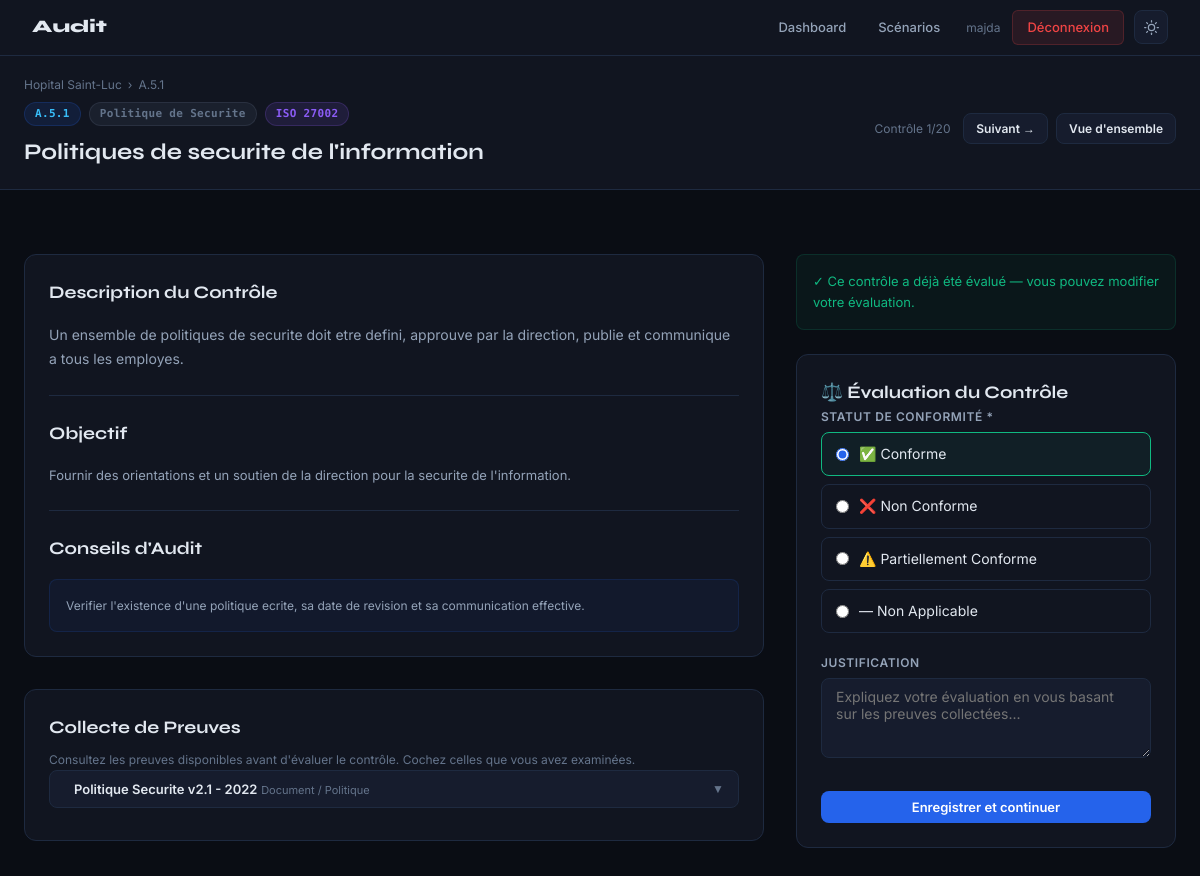
The app's page /audit/4/control/163/ (signed in) with its own data.
### audit_app/models.py (models this page shows, shortened)
class AuditSession(models.Model):
    STATUS_CHOICES = [
        ('en_cours', 'En cours'),
        ('termine', 'Termine'),
    ]
    user = models.ForeignKey(User, on_delete=models.CASCADE, related_name='audit_sessions')
    scenario = models.ForeignKey(Scenario, on_delete=models.CASCADE)
    status = models.CharField(max_length=20, choices=STATUS_CHOICES, default='en_cours')
    score = models.IntegerField(default=0)
    max_score = models.IntegerField(default=0)
    started_at = models.DateTimeField(auto_now_add=True)
    completed_at = models.DateTimeField(null=True, blank=True)
    class Meta:
        verbose_name = "Session d'Audit"
        verbose_name_plural = "Sessions d'Audit"
        ordering = ['-started_at']

class Scenario(models.Model):
    SECTOR_CHOICES = [
        ('hopital', 'Hopital / Sante'),
        ('ecommerce', 'E-Commerce'),
        ('entreprise', 'Entreprise de Services'),
        ('banque', 'Banque / Finance'),
        ('industrie', 'Industrie / Manufacturing'),
    ]
    DIFFICULTY_CHOICES = [
        ('debutant', 'Debutant'),
        ('intermediaire', 'Intermediaire'),
        ('avance', 'Avance'),
    ]
    title = models.CharField(max_length=200)
    sector = models.CharField(max_length=50, choices=SECTOR_CHOICES)
    difficulty = models.CharField(max_length=20, choices=DIFFICULTY_CHOICES, default='intermediaire')
    description = models.TextField()
    company_name = models.CharField(max_length=100)
    company_size = models.CharField(max_length=50)
    company_context = models.TextField()
    audit_objective = models.TextField()
    sector_icon = models.CharField(max_length=10, default='E')  # text abbreviation, no emoji
    is_active = models.BooleanField(default=True)
    created_at = models.DateTimeField(auto_now_add=True)
    class Meta:
        verbose_name = "Scenario"
        verbose_name_plural = "Scenarios"

class ISOControl(models.Model):
    NORM_CHOICES = [
        ('27001', 'ISO 27001'),
        ('27002', 'ISO 27002'),
        ('27005', 'ISO 27005'),
    ]
    CATEGORY_CHOICES = [
        ('politique', 'Politique de Securite'),
        ('organisation', 'Organisation de la Securite'),
        ('rh', 'Securite des RH'),
        ('actifs', 'Gestion des Actifs'),
        ('acces', "Controle d'Acces"),
        ('cryptographie', 'Cryptographie'),
        ('physique', 'Securite Physique'),
        ('operations', 'Securite Operationnelle'),
        ('communications', 'Securite des Communications'),
        ('incidents', 'Gestion des Incidents'),
        ('continuite', "Continuite d'Activite"),
        ('conformite', 'Conformite'),
    ]
    code = models.CharField(max_length=20, unique=True)
    norm = models.CharField(max_length=10, choices=NORM_CHOICES, default='27002')
    category = models.CharField(max_length=30, choices=CATEGORY_CHOICES)
    title = models.CharField(max_length=200)
    description = models.TextField()
    objective = models.TextField()
    guidance = models.TextField(blank=True)
    class Meta:
        verbose_name = "Controle ISO"
        verbose_name_plural = "Controles ISO"
        ordering = ['code']

class Evidence(models.Model):
    EVIDENCE_TYPE_CHOICES = [
        ('document', 'Document / Politique'),
        ('config', 'Configuration Systeme'),
        ('log', 'Extrait de Log'),
        ('interview', 'Compte-rendu Entretien'),
        ('observation', 'Observation Terrain'),
    ]
    CONFORMITY_HINT = [
        ('conforme', 'Conforme'),
        ('non_conforme', 'Non Conforme'),
        ('partiel', 'Partiellement Conforme'),
    ]
    scenario_control = models.ForeignKey(ScenarioControl, on_delete=models.CASCADE, related_name='evidences')
    title = models.CharField(max_length=200)
    evidence_type = models.CharField(max_length=20, choices=EVIDENCE_TYPE_CHOICES)
    content = models.TextField()
    hint = models.CharField(max_length=20, choices=CONFORMITY_HINT)
    class Meta:
        verbose_name = "Preuve"
        verbose_name_plural = "Preuves"

class ControlEvaluation(models.Model):
    CONFORMITY_CHOICES = [
        ('conforme', 'Conforme'),
        ('non_conforme', 'Non Conforme'),
        ('partiel', 'Partiellement Conforme'),
        ('na', 'Non Applicable'),
    ]
    RISK_LEVEL_CHOICES = [
        ('faible', 'Faible'),
        ('moyen', 'Moyen'),
        ('eleve', 'Eleve'),
        ('critique', 'Critique'),
    ]
    POINTS_MAP = {
        'conforme': 5,
        'partiel': 2,
        'non_conforme': 0,
        'na': 1,
    }
    session = models.ForeignKey(AuditSession, on_delete=models.CASCADE, related_name='control_evaluations')
    scenario_control = models.ForeignKey(ScenarioControl, on_delete=models.CASCADE)
    evidences_consulted = models.ManyToManyField(Evidence, blank=True)
    conformity = models.CharField(max_length=20, choices=CONFORMITY_CHOICES)
    justification = models.TextField(blank=True)
    risk_level = models.CharField(max_length=10, choices=RISK_LEVEL_CHOICES, blank=True)
    risk_probability = models.IntegerField(default=1)
    risk_severity = models.IntegerField(default=1)
    recommendation = models.TextField(blank=True)
    points_earned = models.IntegerField(default=0)
    is_correct = models.BooleanField(default=False)  # did auditeur match the hint?
    evaluated_at = models.DateTimeField(auto_now_add=True)
    class Meta:
        verbose_name = "Evaluation de Controle"
        verbose_name_plural = "Evaluations de Controle"
        unique_together = ('session', 'scenario_control')

### audit_app/views.py (the view)
# urls.py: path('audit/<int:session_id>/control/<int:sc_id>/', views.audit_control, name='audit_control'),
@login_required
def audit_control(request, session_id, sc_id):
    session = get_object_or_404(AuditSession, pk=session_id, user=request.user)
    sc = get_object_or_404(ScenarioControl, pk=sc_id, scenario=session.scenario)
    control = sc.control
    evidences = sc.evidences.all()
    evaluation = ControlEvaluation.objects.filter(session=session, scenario_control=sc).first()
    all_scs = list(session.scenario.scenario_controls.order_by('order').values_list('id', flat=True))
    current_idx = all_scs.index(sc.id)
    prev_sc_id = all_scs[current_idx - 1] if current_idx > 0 else None
    next_sc_id = all_scs[current_idx + 1] if current_idx < len(all_scs) - 1 else None
    ctx = {
        'session': session,
        'sc': sc,
        'control': control,
        'evidences': evidences,
        'evaluation': evaluation,
        'conformity_choices': ControlEvaluation.CONFORMITY_CHOICES,
        'risk_choices': ControlEvaluation.RISK_LEVEL_CHOICES,
        'points_map': POINTS_MAP,
        'prev_sc_id': prev_sc_id,
        'next_sc_id': next_sc_id,
        'current_idx': current_idx + 1,
        'total': len(all_scs),
    }
    return render(request, 'audit_app/audit_control.html', ctx)

### audit_app/templates/audit_app/audit_control.html (shortened to what this page needs)
{% extends 'audit_app/base.html' %}
{% block content %}
<div class="control-header">
  <div class="container">
    <div class="breadcrumb">
      <a href="{% url 'audit_overview' session.id %}">{{ session.scenario.company_name }}</a>
      <span>›</span>
      <span>{{ control.code }}</span>
    </div>
    <div class="flex-between">
      <div class="flex-center gap-4">
        <div>
          <div class="flex-center gap-2 mb-1">
            <span class="badge badge-blue mono">{{ control.code }}</span>
            <span class="badge badge-gray">{{ control.get_category_display }}</span>
            <span class="badge badge-purple">{{ control.get_norm_display }}</span>
          </div>
          <h2>{{ control.title }}</h2>
        </div>
      </div>
      <div class="step-indicator">
        Contrôle {{ current_idx }}/{{ total }}
        <div class="nav-btns">
          {% if next_sc_id %}
          <a href="{% url 'audit_control' session.id next_sc_id %}" class="btn btn-secondary btn-sm">Suivant →</a>
          {% endif %}
          <a href="{% url 'audit_overview' session.id %}" class="btn btn-secondary btn-sm">Vue d'ensemble</a>
        </div>
      </div>
    </div>
  </div>
</div>
<div class="page">
  <div class="container">
    <div class="audit-layout">
      <div>
        <div class="card mb-4">
          <h3 class="mb-2"> Description du Contrôle</h3>
          <p style="font-size:14px;line-height:1.7;color:var(--text-dim);">{{ control.description }}</p>
          <hr>
          <h3 class="mb-2"> Objectif</h3>
          <p style="font-size:13px;line-height:1.7;color:var(--text-dim);">{{ control.objective }}</p>
          {% if control.guidance %}
          <hr>
          <h3 class="mb-2"> Conseils d'Audit</h3>
          <div class="guidance-box">{{ control.guidance }}</div>
          {% endif %}
        </div>
        <div class="card mb-4">
          <h3 class="mb-1"> Collecte de Preuves</h3>
          <p class="text-muted mb-3" style="font-size:12px;">Consultez les preuves disponibles avant d'évaluer le contrôle. Cochez celles que vous avez examinées.</p>
          {% for ev in evidences %}
          <div>
            <button type="button" class="evidence-btn" data-ev-id="{{ ev.id }}" onclick="loadEvidence({{ ev.id }}, this)">
              <span class="ev-info">
                <span class="ev-title">{{ ev.title }}</span>
                <span class="ev-type">{{ ev.get_evidence_type_display }}</span>
              </span>
              <span style="color:var(--text-muted);font-size:12px;">▼</span>
            </button>
          </div>
          {% empty %}
          <p class="text-muted">Aucune preuve disponible pour ce contrôle.</p>
          {% endfor %}
        </div>
      </div>
      <div style="position:sticky;top:76px;">
        {% if evaluation %}
        <div class="already-evaluated">
          ✓ Ce contrôle a déjà été évalué — vous pouvez modifier votre évaluation.
        </div>
        {% endif %}
        <form method="post" action="{% url 'evaluate_control' session.id sc.id %}" id="eval-form">
          <div class="card">
            <h3 class="mb-3">⚖️ Évaluation du Contrôle</h3>
            <div class="form-group">
              <label class="form-label">Statut de Conformité *</label>
              <div class="radio-group" id="conformity-group">
                {% for val, label in conformity_choices %}
                <label class="radio-option" id="opt-{{ val }}" onclick="selectConformity('{{ val }}')">
                  <input type="radio" name="conformity" value="{{ val }}"
                    {% if evaluation and evaluation.conformity == val %}checked{% endif %}
                    required>
                  <span>
                    {% if val == 'conforme' %}✅{% elif val == 'non_conforme' %}❌{% elif val == 'partiel' %}⚠️{% else %}—{% endif %}
                    {{ label }}
                  </span>
                </label>
                {% endfor %}
              </div>
            </div>
            <div class="form-group">
              <label class="form-label">Justification</label>
              <textarea name="justification" class="form-control" rows="3"
                placeholder="Expliquez votre évaluation en vous basant sur les preuves collectées...">{% if evaluation %}{{ evaluation.justification }}{% endif %}</textarea>
            </div>
            <button type="submit" class="btn btn-primary" style="width:100%;justify-content:center;margin-top:.5rem;">
              Enregistrer et continuer
            </button>
          </div>
        </form>
      </div>
    </div>
  </div>
</div>
{% endblock %}

### audit_app/templates/audit_app/base.html (shortened to what this page needs)
<!DOCTYPE html>
<html lang="fr" id="html-root">
<head>
</head>
<body>
{% if user.is_authenticated %}
<nav class="navbar">
  <a href="{% url 'dashboard' %}" class="navbar-brand">
    Audit
  </a>
  <div class="nav-links">
    <a href="{% url 'dashboard' %}" {% if request.resolver_match.url_name == 'dashboard' %}class="active"{% endif %}>Dashboard</a>
    <a href="{% url 'scenario_list' %}" {% if request.resolver_match.url_name == 'scenario_list' %}class="active"{% endif %}>Scénarios</a>
    <span style="color:var(--text-muted); font-size:12px; margin: 0 8px;">{{ user.username }}</span>
    <a href="{% url 'logout' %}" class="btn-logout">Déconnexion</a>
    <button class="theme-toggle" onclick="toggleTheme()" title="Changer le theme" aria-label="Basculer theme clair/sombre">
    </button>
  </div>
</nav>
{% endif %}
<main>
  {% block content %}{% endblock %}
</main>
</body>
</html>

### audit_app/templates/audit_app/audit_control.html (style rules this page uses)
.control-header { background: var(--surface); border-bottom: 1px solid var(--border); padding: 1.2rem 0; }
.breadcrumb { display: flex; align-items: center; gap: 6px; font-size: 12px; color: var(--text-muted); margin-bottom: .5rem; }
.breadcrumb a { color: var(--text-muted); text-decoration: none; }
.audit-layout { display: grid; grid-template-columns: 1fr 380px; gap: 2rem; align-items: start; padding: 2rem 0; }
.evidence-btn { width: 100%; background: var(--surface2); border: 1px solid var(--border); border-radius: 8px; padding: 10px 14px; text-align: left; cursor: pointer; color: var(--text); font-size: 13px; display: flex; align-items: center; gap: 10px; transition: all .15s; margin-bottom: 8px; font-family: var(--font-body); }
.evidence-btn .ev-info { flex: 1; }
.evidence-btn .ev-title { font-weight: 600; font-size: 13px; }
.evidence-btn .ev-type { font-size: 11px; color: var(--text-muted); }
.step-indicator { display: flex; align-items: center; gap: 6px; font-size: 12px; color: var(--text-muted); margin-bottom: 1rem; }
.nav-btns { display: flex; gap: .5rem; }
.guidance-box { background: rgba(37,99,235,.06); border: 1px solid rgba(37,99,235,.15); border-radius: 8px; padding: 1rem; font-size: 12px; color: var(--text-dim); line-height: 1.6; }
.already-evaluated { background: rgba(16,185,129,.06); border: 1px solid rgba(16,185,129,.15); border-radius: 8px; padding: 1rem; margin-bottom: 1.5rem; font-size: 13px; color: var(--green); }

### records on screen
AuditSession: scenario.company_name "Hopital Saint-Luc"
ISOControl: code "A.5.1", category "Politique de Securite", norm "ISO 27002", title "Politiques de securite de l'information", description "Un ensemble de politiques de securite doit etre defini, approuve par la direction, publie et communique a tous les employes.", objective "Fournir des orientations et un soutien de la direction pour la securite de l'information.", guidance "Verifier l'existence d'une politique ecrite, sa date de revision et sa communication effective."
Evidence: title "Politique Securite v2.1 - 2022", evidence_type "Document / Politique"
ControlEvaluation: conformity "☑ ✅ Conforme" "☐ ❌ Non Conforme" "☐ ⚠️ Partiellement Conforme" "☐ — Non Applicable"

### other values on screen
{{ user.username }} "majda"
{{ current_idx }} "1"
{{ total }} "20"
{{ label }} "Conforme" "Non Conforme" "Partiellement Conforme" "Non Applicable"
